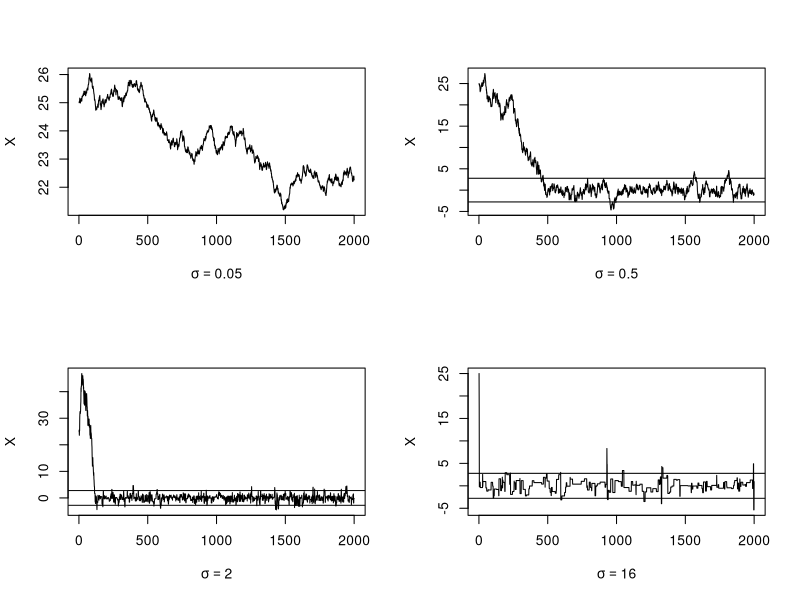

The R source for this figure: (Note: this script raises an error after producing the figure.)
#######################################################
###       Statistical Computing with R              ###
###       Maria L. Rizzo                            ###
###       Chapman & Hall / CRC                      ###




### Example 9.3 (Random walk Metropolis) 

rw.Metropolis <- function(n, sigma, x0, N) {
  x <- numeric(N)
  x[1] <- x0
  u <- runif(N)
  k <- 0
  for (i in 2:N) {
    y <- rnorm(1, x[i-1], sigma)
    if (u[i] <= (dt(y, n) / dt(x[i-1], n)))
      x[i] <- y  else {
        x[i] <- x[i-1]
        k <- k + 1
      }
  }
  return(list(x=x, k=k))
}

n <- 4  #degrees of freedom for target Student t dist.
N <- 2000
sigma <- c(.05, .5, 2,  16)

x0 <- 25
rw1 <- rw.Metropolis(n, sigma[1], x0, N)
rw2 <- rw.Metropolis(n, sigma[2], x0, N)
rw3 <- rw.Metropolis(n, sigma[3], x0, N)
rw4 <- rw.Metropolis(n, sigma[4], x0, N)

#number of candidate points rejected
print(c(rw1$k, rw2$k, rw3$k, rw4$k))


### Code for Figure 9.3

par(mfrow=c(2,2))  #display 4 graphs together
refline <- qt(c(.025, .975), df=n)
rw <- cbind(rw1$x, rw2$x, rw3$x,  rw4$x)
for (j in 1:4) {
  plot(rw[,j], type="l",
       xlab=bquote(sigma == .(round(sigma[j],3))),
       ylab="X", ylim=range(rw[,j]))
  abline(h=refline)
}
par(mfrow=c(1,1)) #reset to default


### Example 9.4 (Example 9.3, cont.)

a <- c(.05, seq(.1, .9, .1), .95)
Q <- qt(a, n)
rw <- cbind(rw1$x, rw2$x, rw3$x, rw4$x)
mc <- rw[501:N, ]
Qrw <- apply(mc, 2, function(x) quantile(x, a))
print(round(cbind(Q, Qrw), 3))
xtable::xtable(round(cbind(Q, Qrw), 3)) #latex format

### Code for Figures 9.4(a) and 9.4(b)

plot(x, type="l")
abline(h=b, v=501, lty=3)
xb <- x[- (1:501)]
hist(xb, prob=TRUE, xlab=bquote(beta), ylab="X", main="")
z <- seq(min(xb), max(xb), length=100)
lines(z, dnorm(z, mean(xb), sd(xb)))


### Example 9.5 (Bayesian inference: A simple investment model)

b <- .2          #actual value of beta
w <- .25         #width of the uniform support set
m <- 5000        #length of the chain
burn <- 1000     #burn-in time
days <- 250
x <- numeric(m)  #the chain

# generate the observed frequencies of winners
i <- sample(1:5, size=days, replace=TRUE,
            prob=c(1, 1-b, 1-2*b, 2*b, b))
win <- tabulate(i)
print(win)

prob <- function(y, win) {
  # computes (without the constant) the target density
  if (y < 0 || y >= 0.5)
    return (0)
  return((1/3)^win[1] *
           ((1-y)/3)^win[2] * ((1-2*y)/3)^win[3] *
           ((2*y)/3)^win[4] * (y/3)^win[5])
}

u <- runif(m)         #for accept/reject step
v <- runif(m, -w, w)  #proposal distribution
x[1] <- .25
for (i in 2:m) {
  y <- x[i-1] + v[i]
  if (u[i] <= prob(y, win) / prob(x[i-1], win))
    x[i] <- y  else
      x[i] <- x[i-1]
}

print(win)
print(round(win/days, 3))
print(round(c(1, 1-b, 1-2*b, 2*b, b)/3, 3))
xb <- x[(burn+1):m]
print(mean(xb))


### Example 9.6 (Independence sampler)

m <- 5000 #length of chain
xt <- numeric(m)
a <- 1             #parameter of Beta(a,b) proposal dist.
b <- 1             #parameter of Beta(a,b) proposal dist.
p <- .2            #mixing parameter
n <- 30            #sample size
mu <- c(0, 5)      #parameters of the normal densities
sigma <- c(1, 1)

# generate the observed sample
i <- sample(1:2, size=n, replace=TRUE, prob=c(p, 1-p))
x <- rnorm(n, mu[i], sigma[i])

# generate the independence sampler chain
u <- runif(m)
y <- rbeta(m, a, b)      #proposal distribution
xt[1] <- .5

for (i in 2:m) {
  fy <- y[i] * dnorm(x, mu[1], sigma[1]) +
    (1-y[i]) * dnorm(x, mu[2], sigma[2])
  fx <- xt[i-1] * dnorm(x, mu[1], sigma[1]) +
    (1-xt[i-1]) * dnorm(x, mu[2], sigma[2])
  
  r <- prod(fy / fx) *
    (xt[i-1]^(a-1) * (1-xt[i-1])^(b-1)) /
    (y[i]^(a-1) * (1-y[i])^(b-1))
  
  if (u[i] <= r) xt[i] <- y[i] else
    xt[i] <- xt[i-1]
}

plot(xt, type="l", ylab="p")
hist(xt[101:m], main="", xlab="p", prob=TRUE)
print(mean(xt[101:m]))


### Example 9.7 (Gibbs sampler: Bivariate distribution)

#initialize constants and parameters
N <- 5000               #length of chain
burn <- 1000            #burn-in length
X <- matrix(0, N, 2)    #the chain, a bivariate sample

rho <- -.75             #correlation
mu1 <- 0
mu2 <- 2
sigma1 <- 1
sigma2 <- .5
s1 <- sqrt(1-rho^2)*sigma1
s2 <- sqrt(1-rho^2)*sigma2

###### generate the chain #####

X[1, ] <- c(mu1, mu2)            #initialize

for (i in 2:N) {
  x2 <- X[i-1, 2]
  m1 <- mu1 + rho * (x2 - mu2) * sigma1/sigma2
  X[i, 1] <- rnorm(1, m1, s1)
  x1 <- X[i, 1]
  m2 <- mu2 + rho * (x1 - mu1) * sigma2/sigma1
  X[i, 2] <- rnorm(1, m2, s2)
}

b <- burn + 1
x <- X[b:N, ]

# compare sample statistics to parameters
colMeans(x)
cov(x)
cor(x)

plot(x, main="", cex=.5, xlab=bquote(X[1]),
     ylab=bquote(X[2]), ylim=range(x[,2]))

### Example 9.8 (Gelman-Rubin method of monitoring convergence)

Gelman.Rubin <- function(psi) {
  # psi[i,j] is the statistic psi(X[i,1:j])
  # for chain in i-th row of X
  psi <- as.matrix(psi)
  n <- ncol(psi)
  k <- nrow(psi)
  
  psi.means <- rowMeans(psi)     #row means
  B <- n * var(psi.means)        #between variance est.
  psi.w <- apply(psi, 1, "var")  #within variances
  W <- mean(psi.w)               #within est.
  v.hat <- W*(n-1)/n + (B/n)     #upper variance est.
  r.hat <- v.hat / W             #G-R statistic
  return(r.hat)
}

normal.chain <- function(sigma, N, X1) {
  #generates a Metropolis chain for Normal(0,1)
  #with Normal(X[t], sigma) proposal distribution
  #and starting value X1
  x <- rep(0, N)
  x[1] <- X1
  u <- runif(N)
  
  for (i in 2:N) {
    xt <- x[i-1]
    y <- rnorm(1, xt, sigma)     #candidate point
    r1 <- dnorm(y, 0, 1) * dnorm(xt, y, sigma)
    r2 <- dnorm(xt, 0, 1) * dnorm(y, xt, sigma)
    r <- r1 / r2
    if (u[i] <= r) x[i] <- y else
      x[i] <- xt
  }
  return(x)
}

sigma <- .2     #parameter of proposal distribution
k <- 4          #number of chains to generate
n <- 15000      #length of chains
b <- 1000       #burn-in length

#choose overdispersed initial values
x0 <- c(-10, -5, 5, 10)

#generate the chains
X <- matrix(0, nrow=k, ncol=n)
for (i in 1:k)
  X[i, ] <- normal.chain(sigma, n, x0[i])

#compute diagnostic statistics
psi <- t(apply(X, 1, cumsum))
for (i in 1:nrow(psi))
  psi[i,] <- psi[i,] / (1:ncol(psi))
print(Gelman.Rubin(psi))

#plot psi for the four chains
par(mfrow=c(2,2))
for (i in 1:k)
  plot(psi[i, (b+1):n], type="l",
       xlab=i, ylab=bquote(psi))
par(mfrow=c(1,1)) #restore default

#plot the sequence of R-hat statistics
rhat <- rep(0, n)
for (j in (b+1):n)
  rhat[j] <- Gelman.Rubin(psi[,1:j])
plot(rhat[(b+1):n], type="l", xlab="", ylab="R")
abline(h=1.1, lty=2)


### Example 9.9 (Coal mining disasters)

library(boot)     #for coal data
data(coal)
year <- floor(coal)
y <- table(year)
plot(y)  #a time plot

y <- floor(coal[[1]])
y <- tabulate(y)
y <- y[1851:length(y)]

# Gibbs sampler for the coal mining change point

# initialization
n <- length(y)    #length of the data
m <- 1000         #length of the chain
mu <- lambda <- k <- numeric(m)
L <- numeric(n)
k[1] <- sample(1:n, 1)
mu[1] <- 1
lambda[1] <- 1
b1 <- 1
b2 <- 1

# run the Gibbs sampler
for (i in 2:m) {
  kt <- k[i-1]
  
  #generate mu
  r <- .5 + sum(y[1:kt])
  mu[i] <- rgamma(1, shape = r, rate = kt + b1)
  
  #generate lambda
  if (kt + 1 > n) r <- .5 + sum(y) else
    r <- .5 + sum(y[(kt+1):n])
  lambda[i] <- rgamma(1, shape = r, rate = n - kt + b2)
  
  #generate b1 and b2
  b1 <- rgamma(1, shape = .5, rate = mu[i]+1)
  b2 <- rgamma(1, shape = .5, rate = lambda[i]+1)
  
  for (j in 1:n) {
    L[j] <- exp((lambda[i] - mu[i]) * j) *
      (mu[i] / lambda[i])^sum(y[1:j])
  }
  L <- L / sum(L)
  
  #generate k from discrete distribution L on 1:n
  k[i] <- sample(1:n, prob=L, size=1)
}

b <- 201
j <- k[b:m]
print(mean(k[b:m]))
print(mean(lambda[b:m]))
print(mean(mu[b:m]))


### Code for Figure 9.11

# plots of the chains for Gibbs sampler output

par(mfcol=c(3,1), ask=TRUE)
plot(mu, type="l", ylab="mu")
plot(lambda, type="l", ylab="lambda")
plot(k, type="l", ylab="change point = k")


### Code for Figure 9.12

# histograms from the Gibbs sampler output

par(mfrow=c(2,3))
labelk <- "changepoint"
label1 <- paste("mu", round(mean(mu[b:m]), 1))
label2 <- paste("lambda", round(mean(lambda[b:m]), 1))

hist(mu[b:m], main="", xlab=label1,
     breaks = "scott", prob=TRUE) #mu posterior
hist(lambda[b:m], main="", xlab=label2,
     breaks = "scott", prob=TRUE) #lambda posterior
hist(j, breaks=min(j):max(j), prob=TRUE, main="",
     xlab = labelk)
par(mfcol=c(1,1), ask=FALSE)  #restore display

